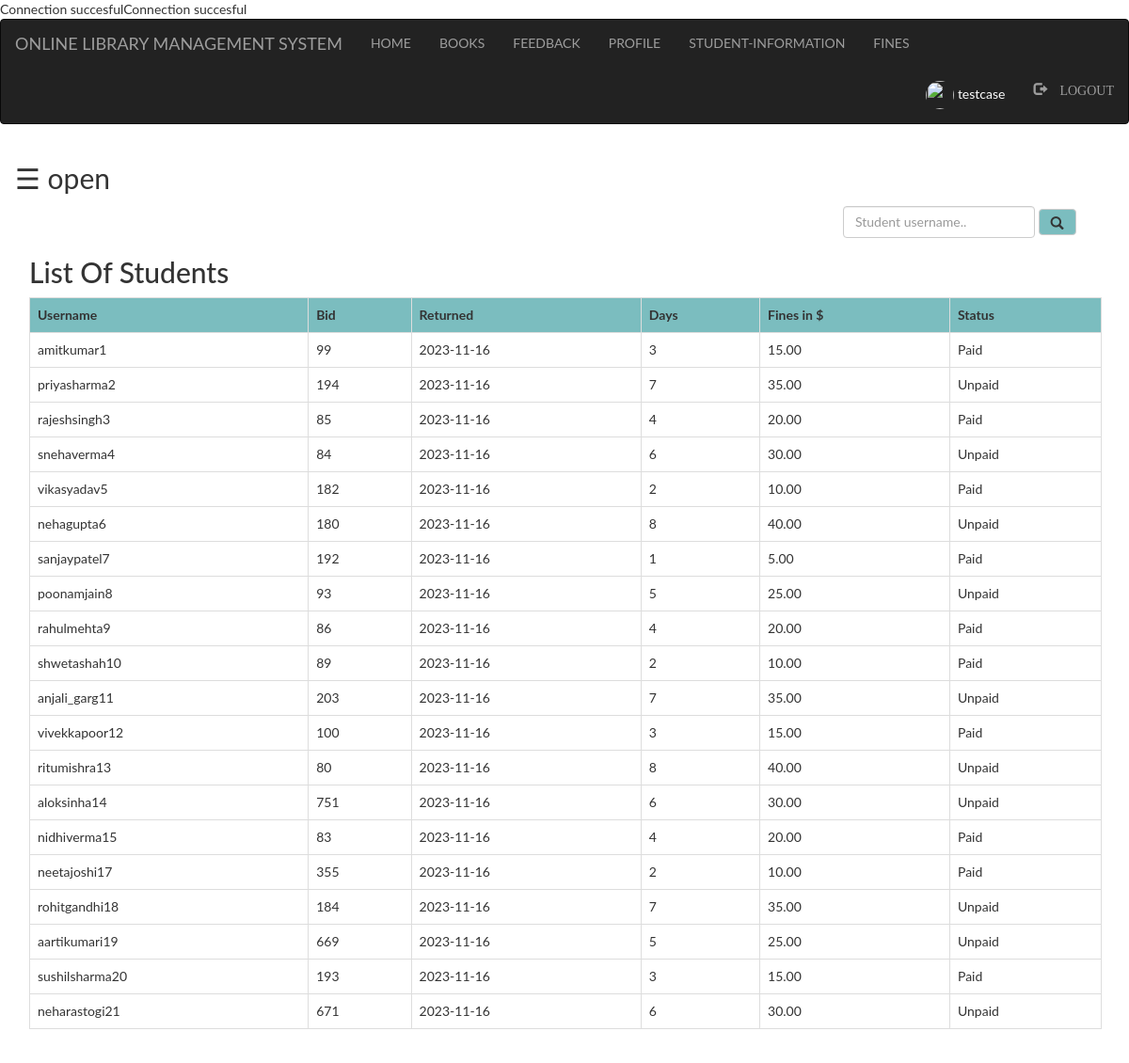
/admin/fine.php (signed in), run on the app's committed database.
### tables this page shows
CREATE TABLE `fine` (
  `bid` int(100) NOT NULL,
  `username` varchar(100) NOT NULL,
  `returned` varchar(100) NOT NULL,
  `day` int(100) NOT NULL,
  `fine` decimal(10,2) NOT NULL,
  `status` varchar(100) NOT NULL
);

### admin/fine.php (the view, shortened to what this page needs)
<?php
  include "connection.php";
  include "navbar.php";
?>
<!DOCTYPE html>
<html>
<head>
</head>
<body>
<div id="main">
  <span style="font-size:30px;cursor:pointer" onclick="openNav()">&#9776; open</span>
<div class="container">
	<div class="srch">
		<form class="navbar-form" method="post" name="form1">
				<input class="form-control" type="text" name="search" placeholder="Student username.." required="">
				<button style="background-color: #6db6b9e6;" type="submit" name="submit" class="btn btn-default">
					<span class="glyphicon glyphicon-search"></span>
				</button>
		</form>
	</div>
	<h2>List Of Students</h2>
	<?php
		if(isset($_POST['submit']))
		{
			$q=mysqli_query($db,"SELECT * FROM `fine` where username like '%$_POST[search]%' ");
			if(mysqli_num_rows($q)==0)
			{
				echo "Sorry! No student found with that username. Try searching again.";
			}
			else
			{
		echo "<table class='table table-bordered table-hover' >";
			echo "<tr style='background-color: #6db6b9e6;'>";
				echo "<th>"; echo " Username ";	echo "</th>";
				echo "<th>"; echo " Bid ";  echo "</th>";
				echo "<th>"; echo " Returned ";  echo "</th>";
				echo "<th>"; echo " Days ";  echo "</th>";
				echo "<th>"; echo " Fines in $ ";  echo "</th>";
				echo "<th>"; echo " Status ";  echo "</th>";
			echo "</tr>";
			while($row=mysqli_fetch_assoc($q))
			{
				echo "<tr>";
				echo "<td>"; echo $row['username']; echo "</td>";
				echo "<td>"; echo $row['bid']; echo "</td>";
				echo "<td>"; echo $row['returned']; echo "</td>";
				echo "<td>"; echo $row['day']; echo "</td>";
				echo "<td>"; echo $row['fine']; echo "</td>";
				echo "<td>"; echo $row['status']; echo "</td>";
				echo "</tr>";
			}
		echo "</table>";
			}
		}
		else
		{
	$res=mysqli_query($db,"SELECT * FROM `fine`;");
		echo "<table class='table table-bordered table-hover' >";
			echo "<tr style='background-color: #6db6b9e6;'>";
				echo "<th>"; echo " Username ";	echo "</th>";
				echo "<th>"; echo " Bid ";  echo "</th>";
				echo "<th>"; echo " Returned ";  echo "</th>";
				echo "<th>"; echo " Days ";  echo "</th>";
				echo "<th>"; echo " Fines in $ ";  echo "</th>";
				echo "<th>"; echo " Status ";  echo "</th>";
			echo "</tr>";
			while($row=mysqli_fetch_assoc($res))
			{
				echo "<tr>";
				echo "<td>"; echo $row['username']; echo "</td>";
				echo "<td>"; echo $row['bid']; echo "</td>";
				echo "<td>"; echo $row['returned']; echo "</td>";
				echo "<td>"; echo $row['day']; echo "</td>";
				echo "<td>"; echo $row['fine']; echo "</td>";
				echo "<td>"; echo $row['status']; echo "</td>";
				echo "</tr>";
			}
		echo "</table>";
		}
	?>
</div>
</body>
</html>

### admin/connection.php (shortened to what this page needs)
<?php
 	echo "Connection succesful"
?>

### admin/navbar.php (shortened to what this page needs)
<?php
  include "connection.php";
?>
<!DOCTYPE html>
<html>
<head>
	  <link rel="stylesheet" type="text/css" href="style.css">
  	<link rel="stylesheet" href="bootstrap/css/bootstrap.min.css">
</head>
<body>
	    <nav class="navbar navbar-inverse">
      <div class="container-fluid">
          <div class="navbar-header">
            <a class="navbar-brand active">ONLINE LIBRARY MANAGEMENT SYSTEM</a>
          </div>
          <ul class="nav navbar-nav">
            <li><a href="index.php">HOME</a></li>
            <li><a href="books.php">BOOKS</a></li>
            <li><a href="feedback.php">FEEDBACK</a></li>
          </ul>
          <?php
            if(isset($_SESSION['login_user']))
            {?>
                <ul class="nav navbar-nav">
                  <li><a href="profile.php">PROFILE</a></li>
                  <li><a href="student.php">
                    STUDENT-INFORMATION
                  </a></li>
                  <li><a href="fine.php">FINES</a></li>
                </ul>
                <ul class="nav navbar-nav navbar-right">
                  <li><a href="profile.php">
                    <div style="color: white">
                      <?php
                        echo "<img class='img-circle profile_img' height=30 width=30 src='images/".$_SESSION['pic']."'>";
                        echo " ".$_SESSION['login_user'];
                      ?>
                    </div>
                  </a></li>
                  <li><a href="logout.php"><span class="glyphicon glyphicon-log-out"> LOGOUT</span></a></li>
                </ul>
                <?php
            }
          ?>
      </div>
    </nav>
</body>
</html>

### admin/style.css (style rules this page uses)
html, body, div, span, object, iframe, h1, h2, h3, h4, h5, h6, p, blockquote, pre, abbr, address, cite, code, del, dfn, em, img, ins, kbd, q, samp, small, strong, sub, sup, var, b, i, dl, dt, dd, ol, ul, li, fieldset, form, label, legend, table, caption, tbody, tfoot, thead, tr, th, td, article, aside, canvas, details, figcaption, figure, footer, header, hgroup, menu, nav, section, summary, time, mark, audio, video { margin:0; padding:0; border:0; outline:0; font-size:100%; vertical-align:baseline; background:transparent; }
body { line-height:1; }
article,aside,details,figcaption,figure, footer,header,hgroup,menu,nav,section { display:block; }
nav ul { list-style:none; }
a { margin:0; padding:0; font-size:100%; vertical-align:baseline; background:transparent; }
table { border-collapse:collapse; border-spacing:0; }
input, select { vertical-align:middle; }
li a { color: white; text-decoration: none; }
input { height: 25px; width: 300px; }

### admin/fine.php (style rules this page uses)
.srch { padding-left: 850px; }
body { font-family: "Lato", sans-serif; transition: background-color .5s; }
#main { transition: margin-left .5s; padding: 16px; }
.img-circle { margin-left: 20px; }

### data on the page
fine: username "amitkumar1", bid "99", returned "2023-11-16", day "3", fine "15.00", status "Paid"
fine: username "priyasharma2", bid "194", returned "2023-11-16", day "7", fine "35.00", status "Unpaid"
fine: username "rajeshsingh3", bid "85", returned "2023-11-16", day "4", fine "20.00", status "Paid"
fine: username "snehaverma4", bid "84", returned "2023-11-16", day "6", fine "30.00", status "Unpaid"
fine: username "vikasyadav5", bid "182", returned "2023-11-16", day "2", fine "10.00", status "Paid"
fine: username "nehagupta6", bid "180", returned "2023-11-16", day "8", fine "40.00", status "Unpaid"
fine: username "sanjaypatel7", bid "192", returned "2023-11-16", day "1", fine "5.00", status "Paid"
fine: username "poonamjain8", bid "93", returned "2023-11-16", day "5", fine "25.00", status "Unpaid"
fine: username "rahulmehta9", bid "86", returned "2023-11-16", day "4", fine "20.00", status "Paid"
fine: username "shwetashah10", bid "89", returned "2023-11-16", day "2", fine "10.00", status "Paid"
fine: username "anjali_garg11", bid "203", returned "2023-11-16", day "7", fine "35.00", status "Unpaid"
fine: username "vivekkapoor12", bid "100", returned "2023-11-16", day "3", fine "15.00", status "Paid"
fine: username "ritumishra13", bid "80", returned "2023-11-16", day "8", fine "40.00", status "Unpaid"
fine: username "aloksinha14", bid "751", returned "2023-11-16", day "6", fine "30.00", status "Unpaid"
fine: username "nidhiverma15", bid "83", returned "2023-11-16", day "4", fine "20.00", status "Paid"
fine: username "neetajoshi17", bid "355", returned "2023-11-16", day "2", fine "10.00", status "Paid"
fine: username "rohitgandhi18", bid "184", returned "2023-11-16", day "7", fine "35.00", status "Unpaid"
fine: username "aartikumari19", bid "669", returned "2023-11-16", day "5", fine "25.00", status "Unpaid"
fine: username "sushilsharma20", bid "193", returned "2023-11-16", day "3", fine "15.00", status "Paid"
fine: username "neharastogi21", bid "671", returned "2023-11-16", day "6", fine "30.00", status "Unpaid"

### other printed values
$_SESSION['login_user'] "testcase"
